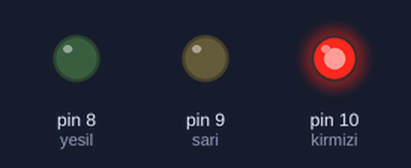
This sketch was run on a simulated Arduino Uno, built with avr-gcc and run on an emulated ATmega328P. Shown: output pins drawn as LEDs (lit = HIGH).

Above: at 0.5 s.
At 1.5 s:
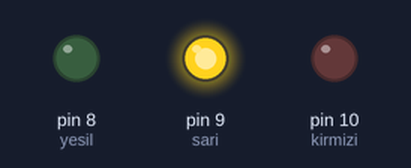
At 3.0 s:
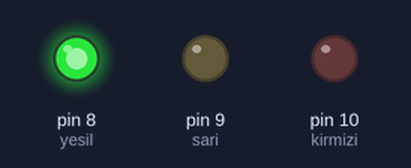
Timing chart, 0 to 5.2 s (numbered marks = the images above):
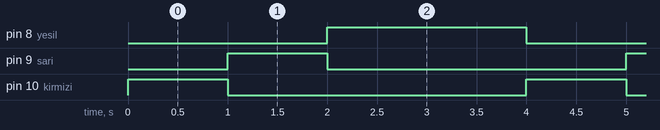

The sketch:

trafik_isigi.ino
```cpp
int kirmizi=10;
int sari=9;
int yesil=8;
void setup() {
pinMode(kirmizi,OUTPUT);
pinMode(sari,OUTPUT);
pinMode(yesil,OUTPUT);
}

void loop() {
digitalWrite(kirmizi,HIGH);
digitalWrite(sari,LOW);
digitalWrite(yesil,LOW);
delay(1000);
digitalWrite(kirmizi,LOW);
digitalWrite(sari,HIGH);
digitalWrite(yesil,LOW);
delay(1000);
digitalWrite(kirmizi,LOW);
digitalWrite(sari,LOW);
digitalWrite(yesil,HIGH);
delay(2000);
}
```

Measured:
- by itself, pin 8 (yesil): alternates HIGH for 2.0 s and LOW for 2.0 s
- by itself, pin 9 (sari), pin 10 (kirmizi): alternates HIGH for 1.0 s and LOW for 3.0 s
- by itself, everything shown: repeats every 4.0 s, in 3 steps
